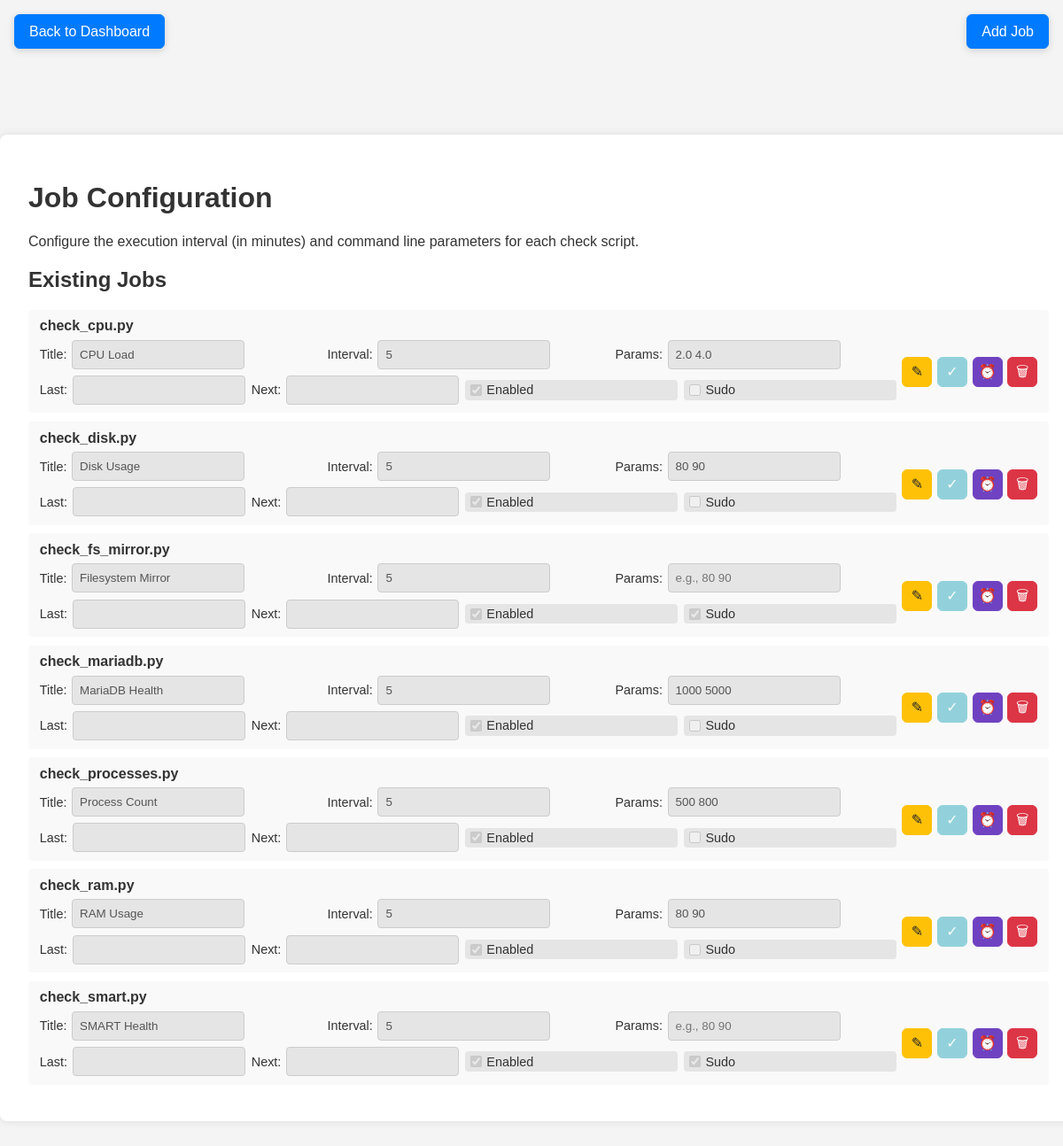
/job_config.php (signed in), run on the app's committed database.
### tables this page shows
CREATE TABLE IF NOT EXISTS checks (
    id INT AUTO_INCREMENT PRIMARY KEY,
    script_name VARCHAR(100) UNIQUE NOT NULL,
    title VARCHAR(150) NOT NULL,
    interval_minutes INT DEFAULT 5,
    parameters VARCHAR(255) DEFAULT '',
    enabled BOOLEAN DEFAULT TRUE,
    sudo BOOLEAN DEFAULT FALSE,
    last_run TIMESTAMP NULL,
    next_run TIMESTAMP NULL
);

### www/job_config.php (the view, shortened to what this page needs)
<?php
$pdo = getDB();
try {
    $stmt = $pdo->query("SELECT * FROM checks ORDER BY script_name");
    $checks = $stmt->fetchAll(PDO::FETCH_ASSOC);
} catch (PDOException $e) {
    $error = 'Database error: ' . $e->getMessage();
    $checks = [];
}
?>
<!DOCTYPE html>
<html lang="en">
<head>
    <link rel="stylesheet" href="style.css">
</head>
<body class="subpage">
    <a href="index.php" class="sticky-back-btn">Back to Dashboard</a>
    <a href="job_add.php" class="sticky-top-right-btn" title="Open Add Job Page" aria-label="Open Add Job Page">Add Job</a>
    <div class="login-container job-config-container">
        <h1>Job Configuration</h1>
        <p>Configure the execution interval (in minutes) and command line parameters for each check script.</p>
        <h2>Existing Jobs</h2>
        <?php foreach ($checks as $check): ?>
            <div class="check-config">
                <h3><?php echo htmlspecialchars($check['script_name']); ?></h3>
                <form method="post" class="job-row-form">
                    <div class="job-fields">
                        <label>Title: <input type="text" class="row-editable field-locked" name="title" value="<?php echo htmlspecialchars($check['title'] ?? $check['script_name']); ?>" readonly></label>
                        <label>Interval: <input type="number" class="row-editable field-locked" name="interval_minutes" value="<?php echo $check['interval_minutes']; ?>" min="1" required readonly></label>
                        <label>Params: <input type="text" class="row-editable field-locked" name="parameters" value="<?php echo htmlspecialchars($check['parameters']); ?>" placeholder="e.g., 80 90" readonly></label>
                        <label>Last: <input type="text" class="field-locked" value="<?php echo htmlspecialchars($check['last_run'] ?? ''); ?>" readonly></label>
                        <label>Next: <input type="text" class="field-locked" value="<?php echo htmlspecialchars($check['next_run'] ?? ''); ?>" readonly></label>
                        <label class="field-locked-label"><input type="checkbox" class="row-editable field-locked" name="enabled" <?php echo $check['enabled'] ? 'checked' : ''; ?> disabled> Enabled</label>
                        <label class="field-locked-label"><input type="checkbox" class="row-editable field-locked" name="sudo" <?php echo !empty($check['sudo']) ? 'checked' : ''; ?> disabled> Sudo</label>
                    </div>
                    <div class="job-actions">
                        <button type="button" class="icon-btn icon-edit row-edit-toggle" title="Edit row" aria-label="Edit row">&#9998;</button>
                        <button type="submit" name="update" value="1" class="icon-btn icon-apply" title="Apply changes" aria-label="Apply changes" disabled>&#10003;</button>
                        <button type="submit" name="schedule_now" value="1" class="icon-btn icon-schedule" title="Schedule now" aria-label="Schedule now">&#9200;</button>
                        <button type="submit" name="delete" value="1" class="icon-btn icon-delete" title="Delete job" aria-label="Delete job" onclick="return confirm('Are you sure you want to delete this job?')">&#128465;</button>
                    </div>
                </form>
            </div>
        <?php endforeach; ?>
    </div>
</body>
</html>

### www/style.css (style rules this page uses)
body { font-family: Arial, sans-serif; margin: 0; padding: 0; background-color: #f4f4f4; color: #333; transition: background-color 0.3s, color 0.3s; }
body.subpage { padding-top: 4.5rem; }
.login-container { max-width: 400px; margin: 5rem auto; padding: 2rem; background: white; border-radius: 8px; box-shadow: 0 0 10px rgba(0,0,0,0.1); }
input, button { display: block; width: 100%; margin: 0.5rem 0; padding: 0.5rem; border: 1px solid #ccc; border-radius: 4px; }
button { background: #007bff; color: white; cursor: pointer; }
.check-config { background: #f9f9f9; margin: 0.6rem 0; padding: 0.6rem 0.8rem; border-radius: 4px; }
.check-config h3 { margin: 0 0 0.4rem 0; font-size: 1rem; }
.check-config form { display: flex; flex-wrap: wrap; gap: 0.4rem; align-items: center; }
.check-config label { display: flex; align-items: center; gap: 0.35rem; font-size: 0.9rem; }
.job-config-container { width: calc(100vw - 3rem); max-width: 1500px; }
.job-row-form { width: 100%; display: flex; align-items: center; gap: 0.5rem; }
.job-fields { display: flex; flex-wrap: wrap; align-items: center; gap: 0.45rem; flex: 1; }
.job-fields label { flex: 1 1 220px; }
.job-fields input[type="text"], .job-fields input[type="number"] { width: auto; min-width: 120px; margin: 0; }
.job-fields input[type="checkbox"] { width: auto; margin: 0; }
.job-actions { margin-left: auto; display: flex; gap: 0.35rem; }
.icon-btn { width: 34px; min-width: 34px; height: 34px; padding: 0; margin: 0; display: inline-flex; align-items: center; justify-content: center; font-size: 16px; line-height: 1; border-radius: 6px; }
.icon-apply { background: #17a2b8; border-color: #17a2b8; }
.icon-delete { background: #dc3545; border-color: #dc3545; }
.icon-schedule { background: #6f42c1; border-color: #6f42c1; }
.icon-edit { background: #ffc107; border-color: #ffc107; color: #212529; }
.icon-btn:disabled { opacity: 0.45; cursor: not-allowed; }
.sticky-back-btn { position: fixed; top: 1rem; left: 1rem; z-index: 1000; display: inline-block; padding: 0.6rem 1rem; background: #007bff; color: white; text-decoration: none; border: 1px solid #007bff; border-radius: 6px; box-shadow: 0 2px 8px rgba(0, 0, 0, 0.15); }
.sticky-top-right-btn { position: fixed; top: 1rem; right: 1rem; z-index: 1000; display: inline-block; padding: 0.6rem 1rem; background: #007bff; color: white; text-decoration: none; border: 1px solid #007bff; border-radius: 6px; box-shadow: 0 2px 8px rgba(0, 0, 0, 0.15); }

### www/job_config.php (style rules this page uses)
.field-locked { background-color: #e5e5e5; color: #555; }
.field-locked-label { background-color: #e5e5e5; border-radius: 4px; padding: 0.2rem 0.35rem; }
.field-locked[type="checkbox"] { accent-color: #9e9e9e; }
.sticky-top-right-btn { position: fixed; top: 1rem; right: 1rem; z-index: 1000; display: inline-block; padding: 0.6rem 1rem; background: #007bff; color: white; text-decoration: none; border: 1px solid #007bff; border-radius: 6px; box-shadow: 0 2px 8px rgba(0, 0, 0, 0.15); }

### data on the page
checks: script_name "check_cpu.py", title "CPU Load", interval_minutes "5", parameters "2.0 4.0", enabled "☑"
checks: script_name "check_disk.py", title "Disk Usage", interval_minutes "5", parameters "80 90", enabled "☑"
checks: script_name "check_fs_mirror.py", title "Filesystem Mirror", interval_minutes "5", enabled "☑", sudo "☑"
checks: script_name "check_mariadb.py", title "MariaDB Health", interval_minutes "5", parameters "1000 5000", enabled "☑"
checks: script_name "check_processes.py", title "Process Count", interval_minutes "5", parameters "500 800", enabled "☑"
checks: script_name "check_ram.py", title "RAM Usage", interval_minutes "5", parameters "80 90", enabled "☑"
checks: script_name "check_smart.py", title "SMART Health", interval_minutes "5", enabled "☑", sudo "☑"
